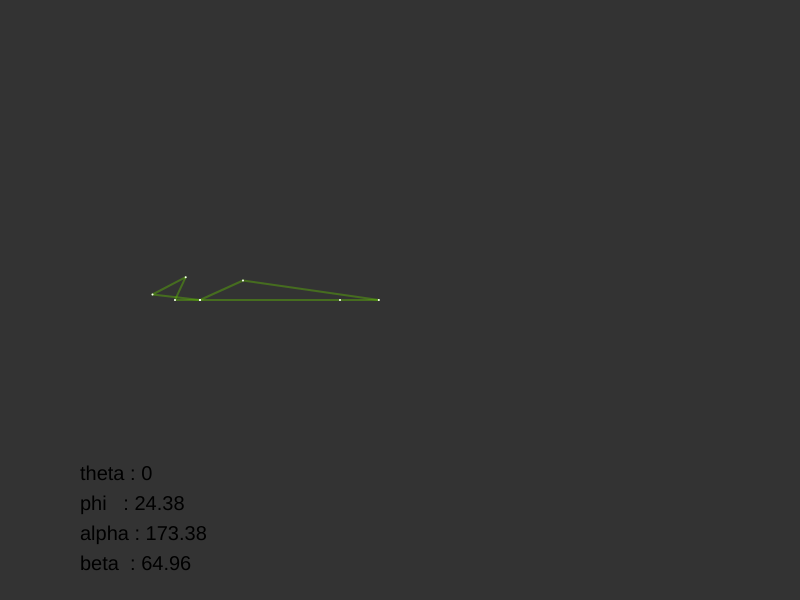
Frame 1 (no input)
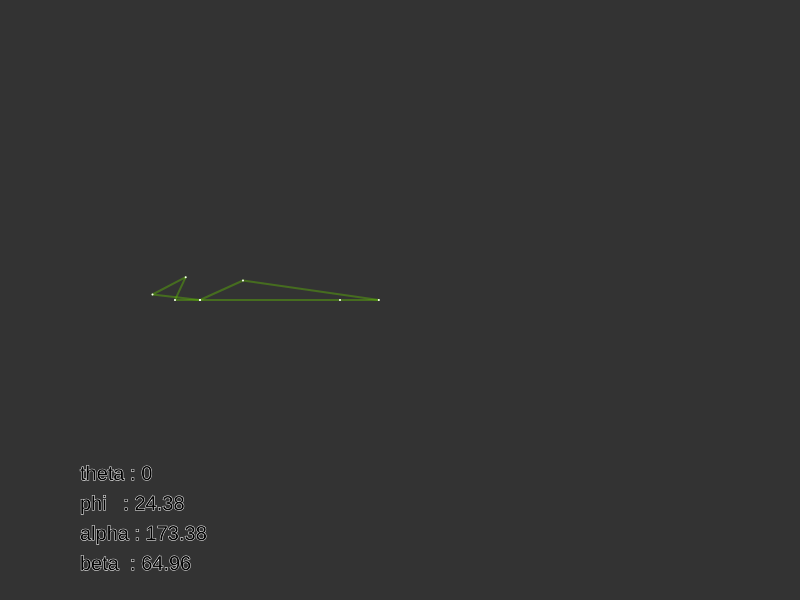
Frame 60 (no input)
Frame 120 (the mouse pressed at the canvas centre since frame 60): identical to frame 60, image omitted

The p5.js sketch that drew these frames (run headless with seeded random() and noise() and a simulated clock; from frame 60 on, the mouse is pressed at the canvas centre):

// p5.js sketch
// ── sketch.js
let t, crphik, r1, r2, r3, r4, m, n, e, s1, s2, s3, s4, o, p, f, alp, beta, phi, sli;

function setup() {
  createCanvas(800, 600);
  angleMode(DEGREES);
  createP('');
  sli = createSlider(0, 360, 0, 1);
  t = sli.value();
  // t = 0;
  r1 = 70;
  r2 = 23.6;
  r3 = 68.6;
  r4 = 19.4;

  s1 = 12.5;
  s2 = 12.6;
  s3 = 18.7;
  s4 = 23.9;

  m = 0;
  n = 0;
  e = 0;
  o = 0;
  p = 0;
  f = 0;

  alp = 0;
  beta = 0;
  phi = 0;
}

function draw() {
  t = sli.value();
  e = Math.sqrt(r1 * r1 + r4 * r4 - 2 * r1 * r4 * cos(180 - t));
  m = asin(sin(180 - t) * r4 / e);
  n = acos((e * e + r2 * r2 - r3 * r3) / (2 * e * r2));
  phi = m + n;

  alp = phi + 149;
  if (alp < 180) {
    f = Math.sqrt(s1 * s1 + s4 * s4 - 2 * s1 * s4 * cos(180 - alp));
    let temp_s = sin(180 - alp) * s4 / f;
    let temp_c = (s1 - s4 * cos(180 - alp)) / f;
    if (temp_s >= 0 && temp_c >= 0) {
      o = 360 - asin(temp_s); // o between 270 and 360 - 4th quad
    } else if (temp_s < 0 && temp_c >= 0) {
      o = -asin(temp_s); // o between 0 and 90 - 1st quad
    } else if (temp_s >= 0 && temp_c < 0) {
      o = 360 - acos(temp_c); // o between 180 and 270 - 3rd quad
    } else {
      o = acos(temp_c) // o between 90 and 180 - 2nd quad
    }
    // o = 180 + asin(sin(180 - alp) * s4 / f);
  } else {
    f = Math.sqrt(s1 * s1 + s4 * s4 - 2 * s1 * s4 * cos(alp -180));
    let temp_s = sin(180 - alp) * s4 / f;
    let temp_c = (s1 - s4 * cos(180 - alp)) / f;
    if (temp_s >= 0 && temp_c >= 0) {
      o = 360 - asin(temp_s); // o between 270 and 360 - 4th quad
    } else if (temp_s < 0 && temp_c >= 0) {
      o = -asin(temp_s); // o between 0 and 90 - 1st quad
    } else if (temp_s >= 0 && temp_c < 0) {
      o = 360 - acos(temp_c); // o between 180 and 270 - 3rd quad
    } else {
      o = acos(temp_c) // o between 90 and 180 - 2nd quad
    }
    // o = 180 - asin(sin(alp - 180) * s4 / f);
  }
  p = acos((f * f + s2 * s2 - s3 * s3) / (2 * f * s2));
  beta = 360 - (o + p);

  let p1 = createVector(0, 0);
  let p2 = createVector(r1, 0);
  let p3 = createVector(r1 + r4 * cos(t), r4 * sin(t));
  let p4 = createVector(r2 * cos(phi), r2 * sin(phi));

  let q1 = p1;
  let q2 = createVector(s4 * cos(alp), s4 * sin(alp));
  let q3 = createVector(-s1 + s2 * cos(beta), s2 * sin(beta));
  let q4 = createVector(-s1, 0);

  background(51);
  textSize(20);
  text('theta : ' + t, width * 0.1, height * 0.8);
  text('phi   : ' + nf(phi, 0, 2), width * 0.1, height * 0.85);
  text('alpha : ' + nf(alp, 0, 2), width * 0.1, height * 0.9);
  text('beta  : ' + nf(beta, 0, 2), width * 0.1, height * 0.95);
  // text('f     : ' + nf(f, 0, 2), width * 0.5, height * 0.80);
  // text('o     : ' + nf(o, 0, 2), width * 0.5, height * 0.85);
  // text('p     : ' + nf(p, 0, 2), width * 0.5, height * 0.90);
  // text('len-s3: ' + nf(dist(q3.x, q3.y, q2.x, q2.y), 0, 2), width * 0.5, height * 0.95);

  translate(200, height / 2);
  scale(2, -2);

  stroke(100, 200, 0, 100);
  strokeWeight(1);
  line(p1.x, p1.y, p2.x, p2.y);
  line(p2.x, p2.y, p3.x, p3.y);
  line(p3.x, p3.y, p4.x, p4.y);
  line(p1.x, p1.y, p4.x, p4.y);

  line(q1.x, q1.y, q2.x, q2.y);
  line(q2.x, q2.y, q3.x, q3.y);
  line(q3.x, q3.y, q4.x, q4.y);
  line(q1.x, q1.y, q4.x, q4.y);

  strokeWeight(1);
  stroke(255);
  point(p1.x, p1.y);
  point(p2.x, p2.y);
  point(p3.x, p3.y);
  point(p4.x, p4.y);

  point(q1.x, q1.y);
  point(q2.x, q2.y);
  point(q3.x, q3.y);
  point(q4.x, q4.y);

  // t += 1;
  // if (t >= 360) {
  //   t = 0;
  // }
}
